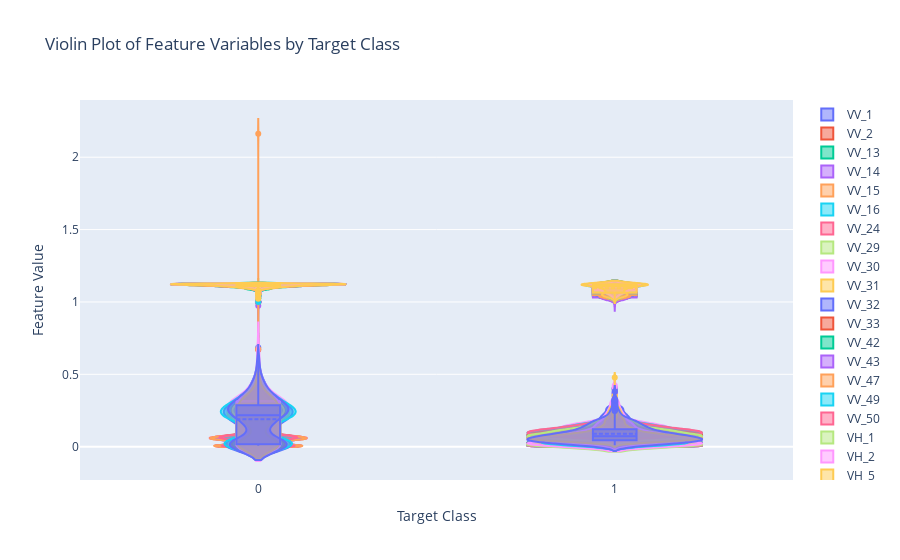

Notebook cell for this chart:
### Code cell
import plotly.graph_objects as go

# Create a list to store data traces
traces = []

# Create a violin plot for each feature variable
for feature_name, feature_values in complete_df[sel_feats].items():
    trace = go.Violin(y=feature_values, x=y, name=feature_name, box_visible=True, meanline_visible=True)
    traces.append(trace)

# Create the figure
fig = go.Figure(data=traces)

# Update layout
fig.update_layout(title='Violin Plot of Feature Variables by Target Class', yaxis_title='Feature Value', xaxis_title='Target Class')

# Show plot
fig.show()

### Figure 1 — Plotly figure (JSON) as saved in the notebook; plotly's stock layout.template omitted (floating-point values rounded to 4 significant figures; data arrays with more than 128 entries replaced by an {"elided": "..."} marker saying what was removed)
{"data": [{"box": {"visible": true}, "meanline": {"visible": true}, "name": "VV_1", "type": "violin", "x": {"elided": "600 int values"}, "y": {"elided": "600 float values"}}, {"box": {"visible": true}, "meanline": {"visible": true}, "name": "VV_2", "type": "violin", "x": {"elided": "600 int values"}, "y": {"elided": "600 float values"}}, {"box": {"visible": true}, "meanline": {"visible": true}, "name": "VV_13", "type": "violin", "x": {"elided": "600 int values"}, "y": {"elided": "600 float values"}}, {"box": {"visible": true}, "meanline": {"visible": true}, "name": "VV_14", "type": "violin", "x": {"elided": "600 int values"}, "y": {"elided": "600 float values"}}, {"box": {"visible": true}, "meanline": {"visible": true}, "name": "VV_15", "type": "violin", "x": {"elided": "600 int values"}, "y": {"elided": "600 float values"}}, {"box": {"visible": true}, "meanline": {"visible": true}, "name": "VV_16", "type": "violin", "x": {"elided": "600 int values"}, "y": {"elided": "600 float values"}}, {"box": {"visible": true}, "meanline": {"visible": true}, "name": "VV_24", "type": "violin", "x": {"elided": "600 int values"}, "y": {"elided": "600 float values"}}, {"box": {"visible": true}, "meanline": {"visible": true}, "name": "VV_29", "type": "violin", "x": {"elided": "600 int values"}, "y": {"elided": "600 float values"}}, {"box": {"visible": true}, "meanline": {"visible": true}, "name": "VV_30", "type": "violin", "x": {"elided": "600 int values"}, "y": {"elided": "600 float values"}}, {"box": {"visible": true}, "meanline": {"visible": true}, "name": "VV_31", "type": "violin", "x": {"elided": "600 int values"}, "y": {"elided": "600 float values"}}, {"box": {"visible": true}, "meanline": {"visible": true}, "name": "VV_32", "type": "violin", "x": {"elided": "600 int values"}, "y": {"elided": "600 float values"}}, {"box": {"visible": true}, "meanline": {"visible": true}, "name": "VV_33", "type": "violin", "x": {"elided": "600 int values"}, "y": {"elided": "600 float values"}}, {"box": {"visible": true}, "meanline": {"visible": true}, "name": "VV_42", "type": "violin", "x": {"elided": "600 int values"}, "y": {"elided": "600 float values"}}, {"box": {"visible": true}, "meanline": {"visible": true}, "name": "VV_43", "type": "violin", "x": {"elided": "600 int values"}, "y": {"elided": "600 float values"}}, {"box": {"visible": true}, "meanline": {"visible": true}, "name": "VV_47", "type": "violin", "x": {"elided": "600 int values"}, "y": {"elided": "600 float values"}}, {"box": {"visible": true}, "meanline": {"visible": true}, "name": "VV_49", "type": "violin", "x": {"elided": "600 int values"}, "y": {"elided": "600 float values"}}, {"box": {"visible": true}, "meanline": {"visible": true}, "name": "VV_50", "type": "violin", "x": {"elided": "600 int values"}, "y": {"elided": "600 float values"}}, {"box": {"visible": true}, "meanline": {"visible": true}, "name": "VH_1", "type": "violin", "x": {"elided": "600 int values"}, "y": {"elided": "600 float values"}}, {"box": {"visible": true}, "meanline": {"visible": true}, "name": "VH_2", "type": "violin", "x": {"elided": "600 int values"}, "y": {"elided": "600 float values"}}, {"box": {"visible": true}, "meanline": {"visible": true}, "name": "VH_5", "type": "violin", "x": {"elided": "600 int values"}, "y": {"elided": "600 float values"}}, {"box": {"visible": true}, "meanline": {"visible": true}, "name": "VH_13", "type": "violin", "x": {"elided": "600 int values"}, "y": {"elided": "600 float values"}}, {"box": {"visible": true}, "meanline": {"visible": true}, "name": "VH_19", "type": "violin", "x": {"elided": "600 int values"}, "y": {"elided": "600 float values"}}, {"box": {"visible": true}, "meanline": {"visible": true}, "name": "VH_20", "type": "violin", "x": {"elided": "600 int values"}, "y": {"elided": "600 float values"}}, {"box": {"visible": true}, "meanline": {"visible": true}, "name": "VH_21", "type": "violin", "x": {"elided": "600 int values"}, "y": {"elided": "600 float values"}}, {"box": {"visible": true}, "meanline": {"visible": true}, "name": "VH_22", "type": "violin", "x": {"elided": "600 int values"}, "y": {"elided": "600 float values"}}, {"box": {"visible": true}, "meanline": {"visible": true}, "name": "VH_31", "type": "violin", "x": {"elided": "600 int values"}, "y": {"elided": "600 float values"}}, {"box": {"visible": true}, "meanline": {"visible": true}, "name": "VH_36", "type": "violin", "x": {"elided": "600 int values"}, "y": {"elided": "600 float values"}}, {"box": {"visible": true}, "meanline": {"visible": true}, "name": "VH_37", "type": "violin", "x": {"elided": "600 int values"}, "y": {"elided": "600 float values"}}, {"box": {"visible": true}, "meanline": {"visible": true}, "name": "VH_38", "type": "violin", "x": {"elided": "600 int values"}, "y": {"elided": "600 float values"}}, {"box": {"visible": true}, "meanline": {"visible": true}, "name": "VH_39", "type": "violin", "x": {"elided": "600 int values"}, "y": {"elided": "600 float values"}}, {"box": {"visible": true}, "meanline": {"visible": true}, "name": "VH_47", "type": "violin", "x": {"elided": "600 int values"}, "y": {"elided": "600 float values"}}, {"box": {"visible": true}, "meanline": {"visible": true}, "name": "RVI_7", "type": "violin", "x": {"elided": "600 int values"}, "y": {"elided": "600 float values"}}, {"box": {"visible": true}, "meanline": {"visible": true}, "name": "RVI_8", "type": "violin", "x": {"elided": "600 int values"}, "y": {"elided": "600 float values"}}, {"box": {"visible": true}, "meanline": {"visible": true}, "name": "RVI_9", "type": "violin", "x": {"elided": "600 int values"}, "y": {"elided": "600 float values"}}, {"box": {"visible": true}, "meanline": {"visible": true}, "name": "RVI_10", "type": "violin", "x": {"elided": "600 int values"}, "y": {"elided": "600 float values"}}, {"box": {"visible": true}, "meanline": {"visible": true}, "name": "RVI_11", "type": "violin", "x": {"elided": "600 int values"}, "y": {"elided": "600 float values"}}, {"box": {"visible": true}, "meanline": {"visible": true}, "name": "RVI_13", "type": "violin", "x": {"elided": "600 int values"}, "y": {"elided": "600 float values"}}, {"box": {"visible": true}, "meanline": {"visible": true}, "name": "RVI_15", "type": "violin", "x": {"elided": "600 int values"}, "y": {"elided": "600 float values"}}, {"box": {"visible": true}, "meanline": {"visible": true}, "name": "RVI_16", "type": "violin", "x": {"elided": "600 int values"}, "y": {"elided": "600 float values"}}, {"box": {"visible": true}, "meanline": {"visible": true}, "name": "RVI_26", "type": "violin", "x": {"elided": "600 int values"}, "y": {"elided": "600 float values"}}, {"box": {"visible": true}, "meanline": {"visible": true}, "name": "RVI_27", "type": "violin", "x": {"elided": "600 int values"}, "y": {"elided": "600 float values"}}, {"box": {"visible": true}, "meanline": {"visible": true}, "name": "RVI_28", "type": "violin", "x": {"elided": "600 int values"}, "y": {"elided": "600 float values"}}, {"box": {"visible": true}, "meanline": {"visible": true}, "name": "RVI_29", "type": "violin", "x": {"elided": "600 int values"}, "y": {"elided": "600 float values"}}, {"box": {"visible": true}, "meanline": {"visible": true}, "name": "RVI_32", "type": "violin", "x": {"elided": "600 int values"}, "y": {"elided": "600 float values"}}, {"box": {"visible": true}, "meanline": {"visible": true}, "name": "RVI_33", "type": "violin", "x": {"elided": "600 int values"}, "y": {"elided": "600 float values"}}, {"box": {"visible": true}, "meanline": {"visible": true}, "name": "RVI_42", "type": "violin", "x": {"elided": "600 int values"}, "y": {"elided": "600 float values"}}, {"box": {"visible": true}, "meanline": {"visible": true}, "name": "RVI_43", "type": "violin", "x": {"elided": "600 int values"}, "y": {"elided": "600 float values"}}, {"box": {"visible": true}, "meanline": {"visible": true}, "name": "RVI_44", "type": "violin", "x": {"elided": "600 int values"}, "y": {"elided": "600 float values"}}, {"box": {"visible": true}, "meanline": {"visible": true}, "name": "RVI_45", "type": "violin", "x": {"elided": "600 int values"}, "y": {"elided": "600 float values"}}, {"box": {"visible": true}, "meanline": {"visible": true}, "name": "RVI_50", "type": "violin", "x": {"elided": "600 int values"}, "y": {"elided": "600 float values"}}], "layout": {"title": {"text": "Violin Plot of Feature Variables by Target Class"}, "xaxis": {"title": {"text": "Target Class"}}, "yaxis": {"title": {"text": "Feature Value"}}}}
